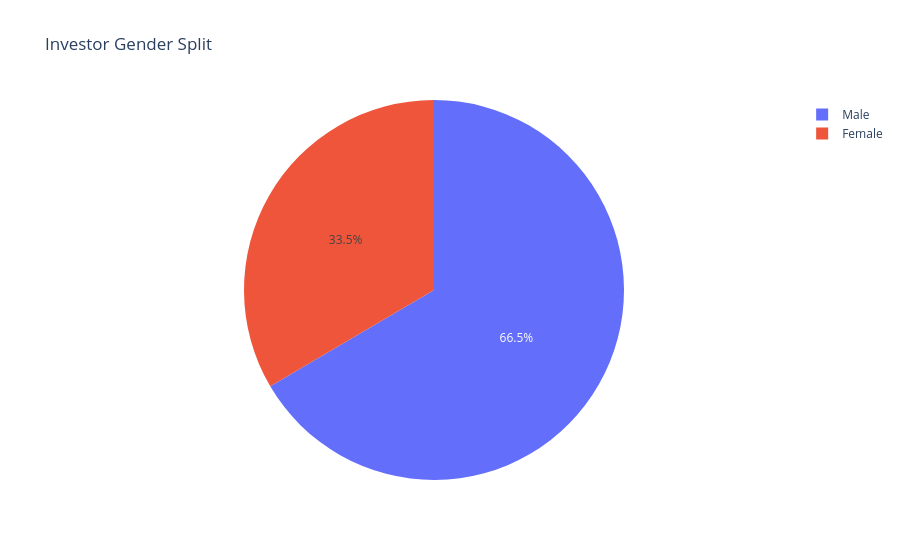

Here is the notebook cell this chart was saved with:
### Code cell
# Gender Split
gender_counts = transactions["gender"].value_counts().reset_index()
gender_counts.columns = ["gender", "count"]

fig = px.pie(
    gender_counts,
    names="gender",
    values="count",
    title="Investor Gender Split"
)

fig.show()
fig.write_html(CHART_DIR / "10_gender_split.html")

### Figure 1 — Plotly figure (JSON) as saved in the notebook; plotly's stock layout.template omitted (floating-point values rounded to 4 significant figures)
{"data": [{"domain": {"x": [0, 1], "y": [0, 1]}, "hovertemplate": "gender=%{label}<br>count=%{value}<extra></extra>", "labels": ["Male", "Female"], "legendgroup": "", "name": "", "showlegend": true, "type": "pie", "values": [21809, 10969]}], "layout": {"legend": {"tracegroupgap": 0}, "title": {"text": "Investor Gender Split"}}}
